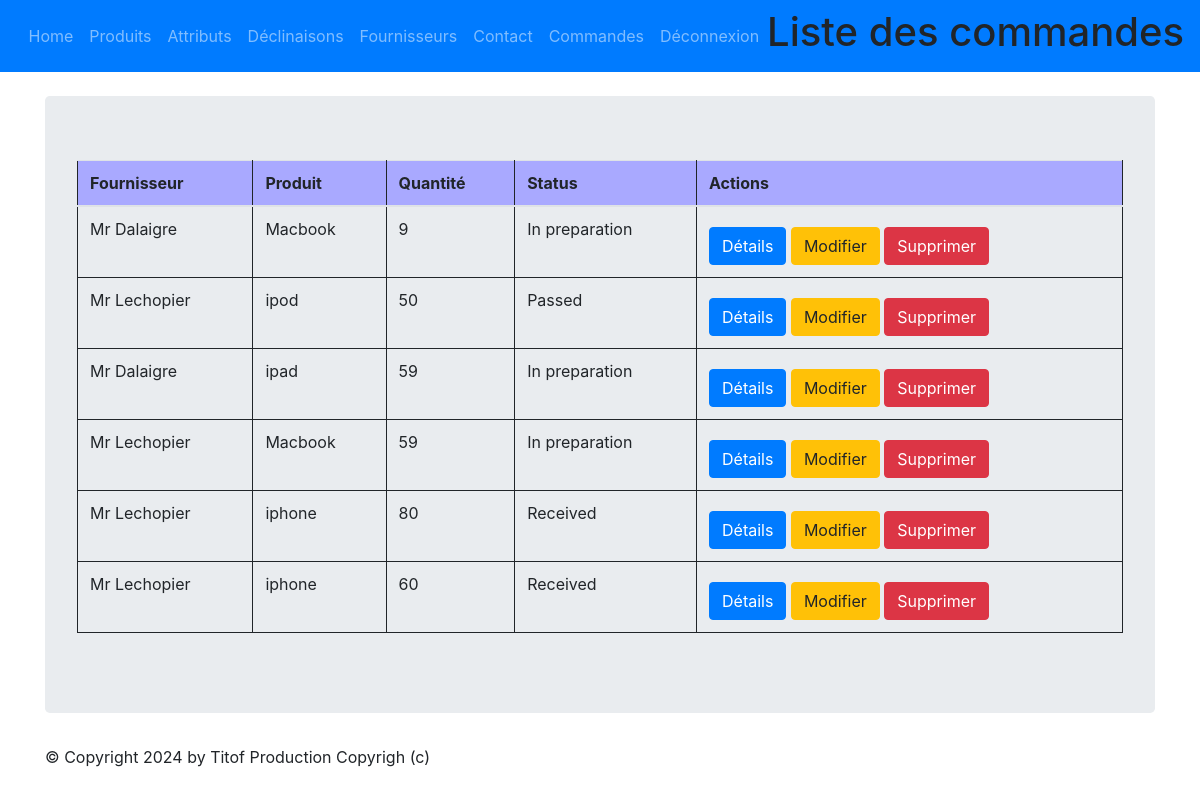
Before: /monapp/order/list (signed in) with the older database file.
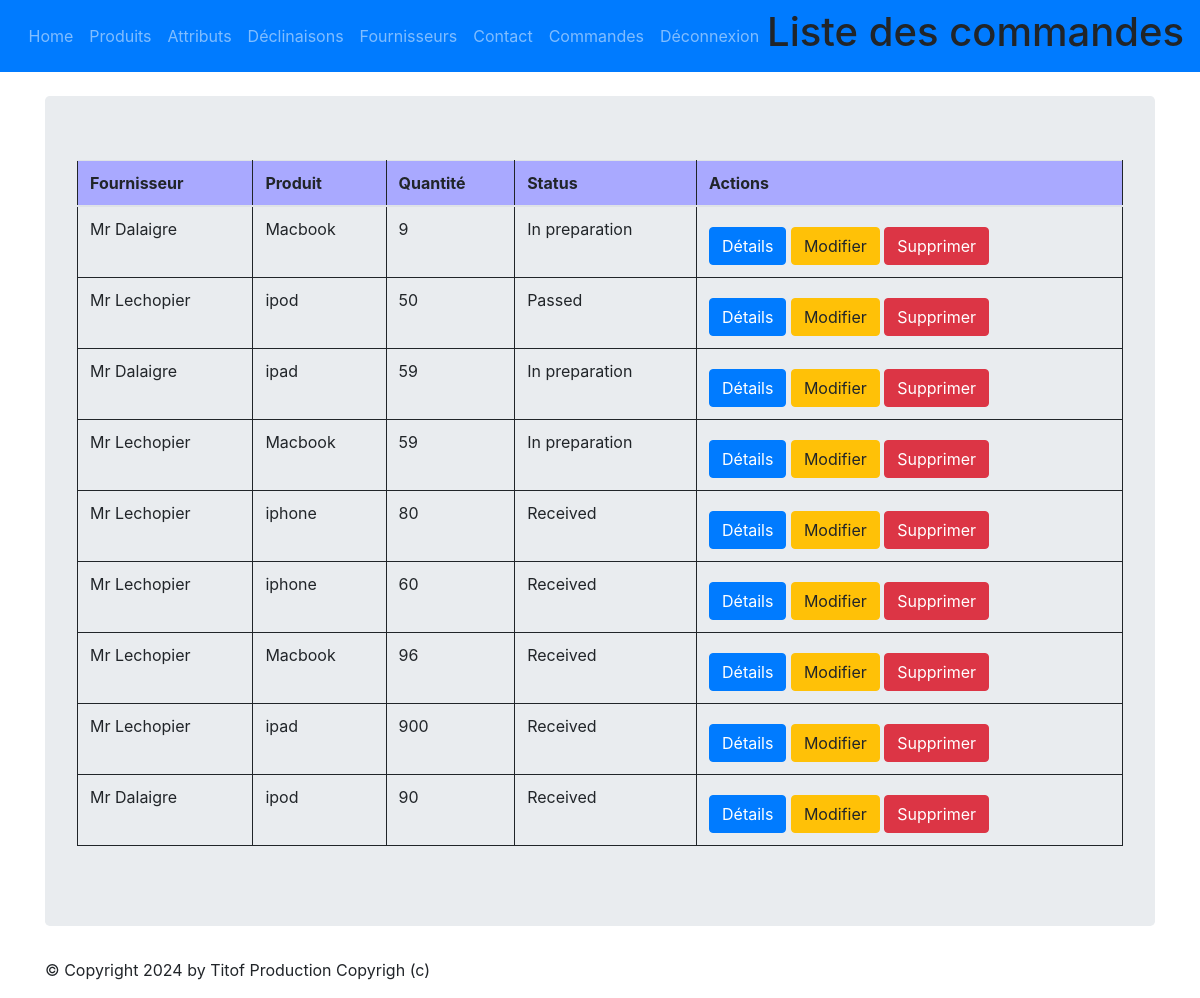
After: the same page with the newer database file.
### monapp/models.py (models this page shows, shortened)
class Order(models.Model):
    class Meta:
        verbose_name = "Order"
    product_id = models.ForeignKey('Product', verbose_name="Produit", on_delete=models.CASCADE)
    fournisseur_id = models.ForeignKey('Fournisseur', verbose_name="Fournisseur", on_delete=models.CASCADE)
    quantity = models.IntegerField(default=0,verbose_name="quantity")
    prix = models.DecimalField(default=0, decimal_places=2, max_digits=10)
    status = models.SmallIntegerField(choices = ORDER_STATUS, default=0)

class Fournisseur(models.Model):
    class Meta:
        verbose_name = "Fournisseur"
        ordering = ['name']
    name = models.CharField(max_length=100)
    mail = models.CharField(max_length=150)
    adresse = models.CharField(max_length=150)

class Product(models.Model):
    class Meta:
        verbose_name = "Produit"
    name          = models.CharField(max_length=100)
    code          = models.CharField(max_length=10, null=True, blank=True, unique=True)
    price_ht      = models.DecimalField(max_digits=8, decimal_places=2,  null=True, blank=True, verbose_name="Prix unitaire HT")
    price_ttc     = models.DecimalField(max_digits=8, decimal_places=2,  null=True, blank=True, verbose_name="Prix unitaire TTC")
    status        = models.SmallIntegerField(choices=PRODUCT_STATUS, default=0)
    date_creation = models.DateTimeField(blank=True, verbose_name="Date création")
    stock = models.IntegerField(default=0,verbose_name="Stock")

### monapp/views.py (the view)
# urls.py: path("order/list",views.OrderListView.as_view(), name="order-list"),
@method_decorator(staff_member_required, name='dispatch')
class OrderListView(ListView):
  model = Order
  template_name = "monapp/list_order.html"
  context_object_name = "orders"
  def get_queryset(self):
    query = self.request.GET.get('search')
    if query:
      return Order.objects.filter(fournisseur_id__icontains=query)
    return Order.objects.all()
  def get_context_data(self, **kwargs):
    context = super(OrderListView, self).get_context_data(**kwargs)
    context['titremenu'] = "Liste des commandes"
    return context

### monapp/templates/monapp/list_order.html (shortened to what this page needs)
{% extends 'monapp/base.html' %}
{% block menu %}
<h1>Liste des commandes</h1>
{% endblock %}
{% block contenu %}
<table class="table">
    <thead>
        <th>Fournisseur</th>
        <th>Produit</th>
        <th>Quantité</th>
        <th>Status</th>
        <th>Actions</th>
    </thead>
    <tbody>
        {% for order in orders %}
        <tr>
            <td>{{ order.fournisseur_id.name }}</td>
            <td>{{ order.product_id.name }}</td>
            <td>{{ order.quantity }}</td>
            <td>{{ order.get_status_display }}</td>
            <td>
                <a href="{% url 'order-detail' order.id %}" class="btn btn-primary mt-2">Détails</a>
                <a href="{% url 'order-update' order.id %}" class="btn btn-warning mt-2">Modifier</a>
                <a href="{% url 'order-delete' order.id %}" class="btn btn-danger mt-2">Supprimer</a>
            </td>
        </tr>
        {% endfor %}
    </tbody>
</table>
{% endblock %}

### monapp/templates/monapp/base.html (shortened to what this page needs)
{% load static %}
<html>
<head>
    <link rel="stylesheet" href="{% static 'styles.css' %}" />
    <link rel="stylesheet" href="{% static 'node_modules/bootstrap/dist/css/bootstrap.min.css' %}">
</head>
<body>
    {% block nav %}
    <nav class="navbar navbar-expand-md navbar-dark bg-primary mb-4">
        <div class="collapse navbar-collapse" id="navbarNav">
            <ul class="navbar-nav ml-auto">
                <li class="nav-item">
                    <a class="nav-link" href="{% url 'home' %}">Home</a>
                </li>
                <li class="nav-item">
                    <a class="nav-link" href="{% url 'product-list' %}">Produits</a>
                </li>
                <li class="nav-item">
                    <a class="nav-link" href="{% url 'attribute-list' %}">Attributs</a>
                </li>
                <li class="nav-item">
                    <a class="nav-link" href="{% url 'item-list' %}">Déclinaisons</a>
                </li>
                <li class="nav-item">
                    <a class="nav-link" href="{% url 'fournisseur-list' %}">Fournisseurs</a>
                </li>
                <li class="nav-item">
                    <a class="nav-link" href="{% url 'contact' %}">Contact</a>
                </li>
                {% if user.is_authenticated %}
                {% if user.is_superuser %}
                <li class="nav-item">
                    <a class="nav-link" href="{% url 'order-list' %}">Commandes</a>
                </li>
                {% endif %}
                <li class="nav-item">
                    <a class="nav-link" href="{% url 'logout' %}">Déconnexion</a>
                </li>
                {%endif%}
            </ul>
        </div>
        {% block menu %}{% endblock %}
    </nav>
    {% endblock %}
    <main role="main" class="container top-pushed">
        <div class="jumbotron">
            {% block contenu %}
            {% endblock %}
        </div>
    </main>
    <footer class="footer">
        <div class="container">
            <p>&copy; Copyright {% now "Y" %} by Titof Production Copyrigh (c)</p>
        </div>
    </footer>
</body>
</html>

### static/styles.css (style rules this page uses)
.table { border: 1px solid; border-collapse: collapse; position: relative; width: 100%; }
.table th { border: 1px solid; padding: 5px; background-color: rgb(169, 169, 255); text-emphasis-color: white; }
.table td { border: 1px solid; padding: 5px; }

Changed rows visible on the page:
added Order: fournisseur_id.name "Mr Lechopier", product_id.name "Macbook", quantity "96", status "Received"
added Order: fournisseur_id.name "Mr Lechopier", product_id.name "ipad", quantity "900", status "Received"
added Order: fournisseur_id.name "Mr Dalaigre", product_id.name "ipod", quantity "90", status "Received"
